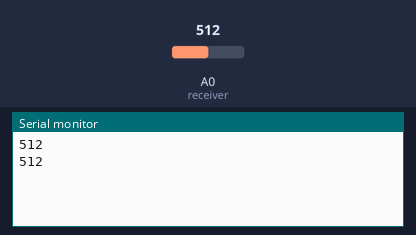
The sketch below on a simulated Arduino Uno, built with avr-gcc and run on an emulated ATmega328P. Parts: the last lines printed to the serial monitor. The inputs (shaded band) are chosen by the test bench; at power-on: A0 (receiver) = 512.

Above: at 1.8 s.
1.9 s: A0 (receiver) set to 716
At 2.4 s:
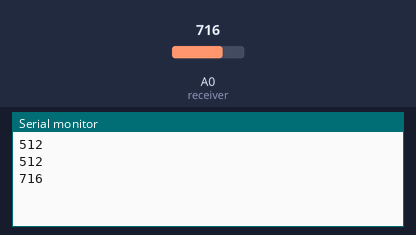
3.4 s: A0 (receiver) set to 900
At 4.8 s:
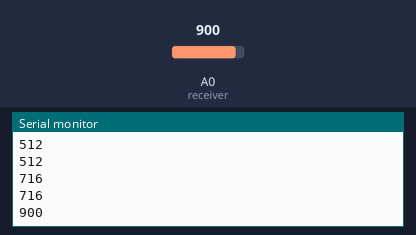
Timing chart, 0 to 6.4 s (numbered marks = the images above; inputs shaded):
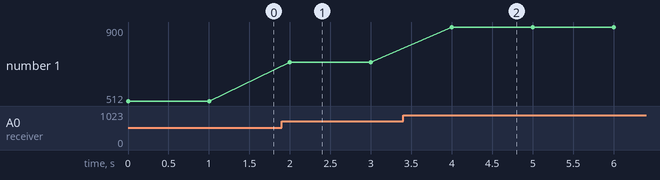

The sketch:

teensy_test.ino
```cpp
//global variables
int receiver = A0;
int value;

void setup() {
  // put your setup code here, to run once:
  Serial.begin(9600);
  pinMode(receiver,INPUT);
}

void loop() {
  // put your main code here, to run repeatedly:
  value = analogRead(receiver);
  Serial.println(value);
  delay(1000);
}
```

Measured:
- after the input at 1.9 s, the serial monitor: prints a new line after 0.10 s (image 1)
- after the input at 3.4 s, the serial monitor: prints a new line after 0.60 s (image 2)
- plotted number 1: 512 → 716 after the input at 1.9 s, 716 → 900 after the input at 3.4 s
